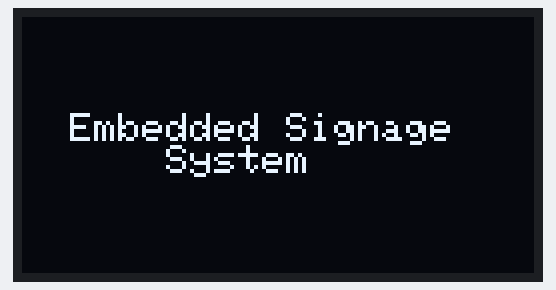
Bench run of a sketch on a simulated Particle Photon. Shown: 128×64 one-colour display.

Above: at 0.1 s.
At 6.2 s:
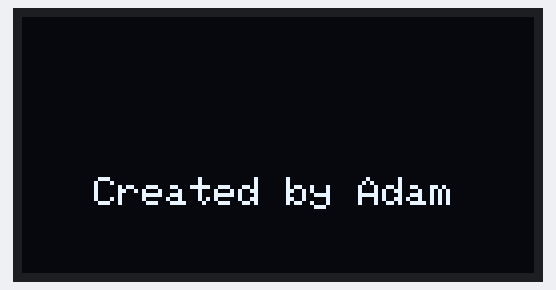
At 11.2 s:
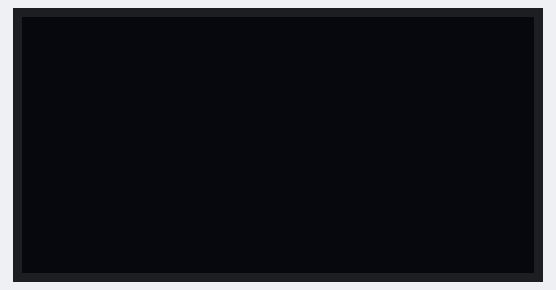

Measured:
- by itself, everything shown: repeats every 12.1 s, in 4 steps
- what the display in image 1 shows lasts 5.0 s, from 6.1 s to 11.1 s
- what the display in image 2 shows lasts 1.1 s, from 11.1 s to 12.2 s

The sketch:

photon_oled.ino
```cpp
// This #include statement was automatically added by the Particle IDE.
#include <Adafruit_SSD1306.h>

#undef swap
#include <vector>

#define OLED_DC     A1
#define OLED_CS     A2
#define OLED_RESET  A0

#define MAX_MESSAGES 10
#define SEQ_LOOP 5000
#define STARTUP_TEXT1 "                                                                 Embedded Signage         System"
#define STARTUP_TEXT2 "                                                                                                            Created by Adam"

std::vector<String> messages;
int sequence_place = 0;

static Adafruit_SSD1306 display(OLED_DC, OLED_RESET, OLED_CS);

// Adds str9jg to the messages vector

int add_message(String text_to_add) {
    int messages_size = messages.size();

    if (messages_size >= MAX_MESSAGES) {
        for (int i = 0; i < (messages_size - 1); i++) {
            messages[i] = messages[i + 1];
        }

        messages[messages_size -1] = text_to_add;
    }
    else {
        messages.push_back(text_to_add);
    }
}

// Draws text to the screen at size 1, white in the top left hand corner with wrapping

void draw_string(String text_to_draw) {
    display.setTextSize(1);
    display.setTextColor(WHITE);
    display.setCursor(0,0);
    display.setTextWrap(true);
    display.clearDisplay();
    display.print(text_to_draw);
    display.display();
}

// This is the function for the particle function to receive a string from the Particle Cloud API

int api_message(String message_text) {
    add_message(message_text);

    return 0;
}

// Loops through the messages string vector in order to display one message at a time in void loop()

void display_sequence() {
    draw_string(messages[sequence_place]);

    if (sequence_place == messages.size() - 1) {
        sequence_place = 0;
    }
    else {
        sequence_place ++;
    }
}

// Configure Particle function, start the display and add the two start up messages to the messages sequence

void setup() {
    Particle.function("apimessage", api_message);

    display.begin(SSD1306_SWITCHCAPVCC);

    add_message(STARTUP_TEXT1);
    add_message(STARTUP_TEXT2);
}

// Void loop goes through the sequence with the delay defined by constant SEQ_LOOP. Account for an extra second between the SEQ_LOOP display because to help avoid OLED screen burn in, there's a 1 second each loop of the screen being blank

void loop() {
    display_sequence();
    delay(SEQ_LOOP);
    display.clearDisplay();
    display.print(" ");
    display.display();
    delay(1000);
}
```
